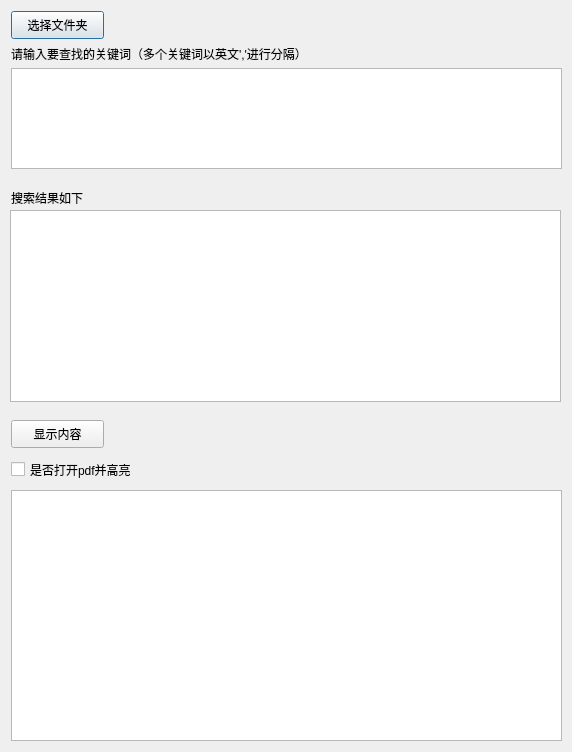
<?xml version="1.0" encoding="UTF-8"?>
<ui version="4.0">
 <class>Dialog</class>
 <widget class="QDialog" name="Dialog">
  <property name="geometry">
   <rect>
    <x>0</x>
    <y>0</y>
    <width>572</width>
    <height>752</height>
   </rect>
  </property>
  <property name="windowTitle">
   <string>Dialog</string>
  </property>
  <widget class="QPushButton" name="folderButton">
   <property name="geometry">
    <rect>
     <x>11</x>
     <y>11</y>
     <width>93</width>
     <height>28</height>
    </rect>
   </property>
   <property name="text">
    <string>选择文件夹</string>
   </property>
  </widget>
  <widget class="QLabel" name="label">
   <property name="geometry">
    <rect>
     <x>11</x>
     <y>46</y>
     <width>391</width>
     <height>16</height>
    </rect>
   </property>
   <property name="text">
    <string>请输入要查找的关键词（多个关键词以英文','进行分隔）</string>
   </property>
  </widget>
  <widget class="QListWidget" name="result_list">
   <property name="geometry">
    <rect>
     <x>10</x>
     <y>210</y>
     <width>551</width>
     <height>192</height>
    </rect>
   </property>
   <property name="minimumSize">
    <size>
     <width>0</width>
     <height>178</height>
    </size>
   </property>
  </widget>
  <widget class="QPushButton" name="showcontentButton">
   <property name="geometry">
    <rect>
     <x>11</x>
     <y>420</y>
     <width>93</width>
     <height>28</height>
    </rect>
   </property>
   <property name="text">
    <string>显示内容</string>
   </property>
  </widget>
  <widget class="QCheckBox" name="checkBox">
   <property name="geometry">
    <rect>
     <x>11</x>
     <y>460</y>
     <width>156</width>
     <height>19</height>
    </rect>
   </property>
   <property name="text">
    <string>是否打开pdf并高亮</string>
   </property>
  </widget>
  <widget class="QTextBrowser" name="textBrowser">
   <property name="geometry">
    <rect>
     <x>11</x>
     <y>490</y>
     <width>551</width>
     <height>251</height>
    </rect>
   </property>
  </widget>
  <widget class="QTextEdit" name="textEdit">
   <property name="geometry">
    <rect>
     <x>11</x>
     <y>68</y>
     <width>551</width>
     <height>101</height>
    </rect>
   </property>
  </widget>
  <widget class="QLabel" name="label_2">
   <property name="geometry">
    <rect>
     <x>11</x>
     <y>190</y>
     <width>90</width>
     <height>16</height>
    </rect>
   </property>
   <property name="text">
    <string>搜索结果如下</string>
   </property>
  </widget>
 </widget>
 <resources/>
 <connections/>
</ui>
